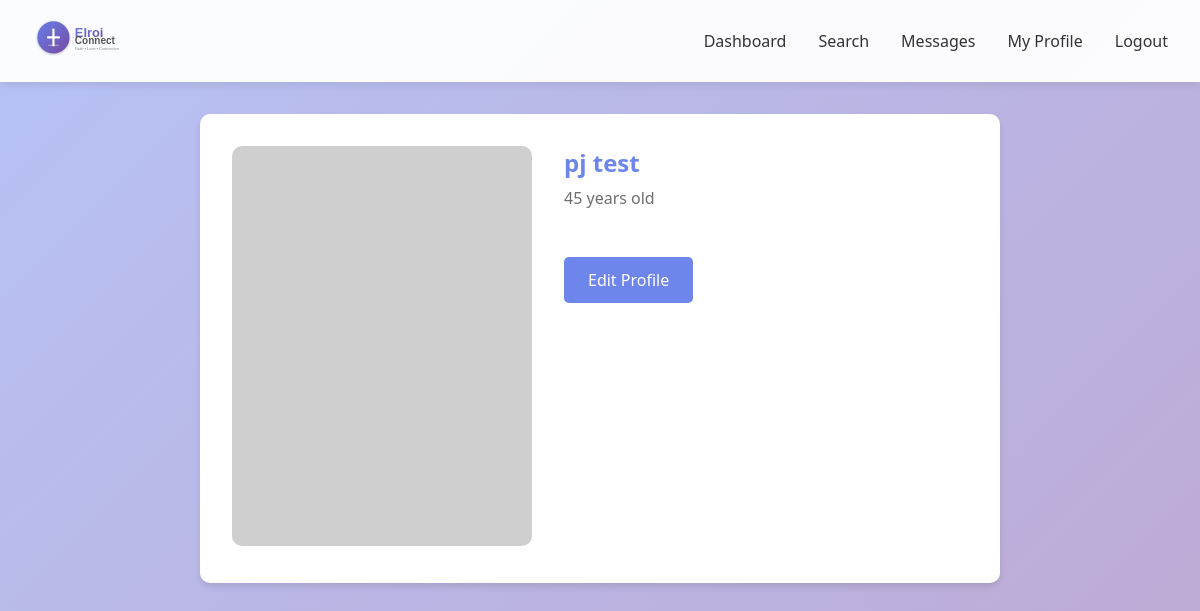
The page /profile/1 (signed in) on the database as committed earlier.
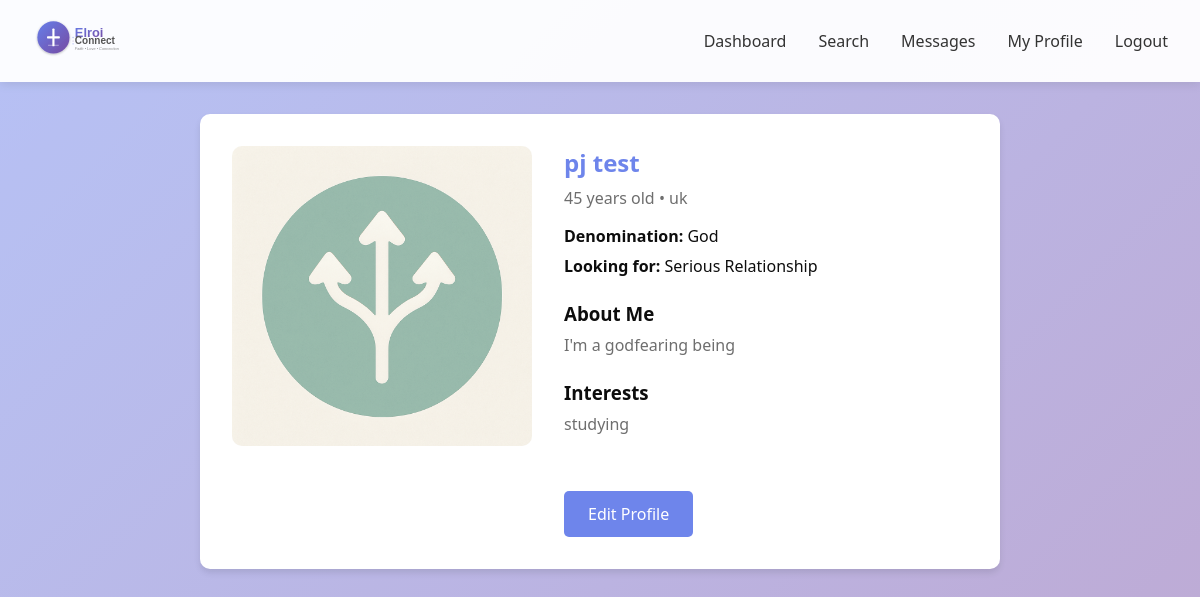
The same page on the database as committed later.
### app.py (models this page shows)
class User(db.Model):
    id = db.Column(db.Integer, primary_key=True)
    email = db.Column(db.String(120), unique=True, nullable=False)
    password_hash = db.Column(db.String(200), nullable=False)
    first_name = db.Column(db.String(50), nullable=False)
    last_name = db.Column(db.String(50), nullable=False)
    gender = db.Column(db.String(20), nullable=False)
    date_of_birth = db.Column(db.Date, nullable=False)
    bio = db.Column(db.Text)
    profile_photo = db.Column(db.String(200))
    location = db.Column(db.String(100))
    denomination = db.Column(db.String(100))
    interests = db.Column(db.Text)
    looking_for = db.Column(db.String(50))
    created_at = db.Column(db.DateTime, default=datetime.utcnow)
    is_active = db.Column(db.Boolean, default=True)
    videos_watched = db.Column(db.Integer, default=0)
    sent_messages = db.relationship('Message', foreign_keys='Message.sender_id', backref='sender', lazy='dynamic')
    received_messages = db.relationship('Message', foreign_keys='Message.receiver_id', backref='receiver', lazy='dynamic')

### app.py (the view)
@app.route('/profile/<int:user_id>')
@login_required
def view_profile(user_id):
    user = User.query.get_or_404(user_id)
    current_user = User.query.get(session['user_id'])
    already_liked = Like.query.filter_by(user_id=current_user.id, liked_user_id=user_id).first()
    return render_template('profile.html', user=user, already_liked=already_liked, now=datetime.now())

### app.py (called while the page is built)
def login_required(f):
    @wraps(f)
    def decorated_function(*args, **kwargs):
        if 'user_id' not in session:
            flash('Please log in to access this page.', 'warning')
            return redirect(url_for('login'))
        return f(*args, **kwargs)
    return decorated_function

### templates/profile.html (shortened to what this page needs)
{% extends "base.html" %}
{% block content %}
<div class="card" style="max-width: 800px; margin: 2rem auto;">
    <div style="display: grid; grid-template-columns: 300px 1fr; gap: 2rem;">
        <div>
            {% if user.profile_photo %}
            <img src="{{ url_for('static', filename='uploads/' + user.profile_photo) }}" alt="{{ user.first_name }}" style="width: 100%; border-radius: 10px;">
            {% else %}
            <img src="https://via.placeholder.com/300x400?text={{ user.first_name[0] }}" alt="{{ user.first_name }}" style="width: 100%; border-radius: 10px;">
            {% endif %}
        </div>
        <div>
            <h2 style="color: #667eea; margin-bottom: 0.5rem;">{{ user.first_name }} {{ user.last_name }}</h2>
            <p style="color: #666; margin-bottom: 1rem;">
                {% if user.date_of_birth %}
                {{ (now.year - user.date_of_birth.year) }} years old
                {% endif %}
                {% if user.location %} • {{ user.location }}{% endif %}
            </p>
            {% if user.denomination %}
            <p style="margin-bottom: 0.5rem;"><strong>Denomination:</strong> {{ user.denomination }}</p>
            {% endif %}
            {% if user.looking_for %}
            <p style="margin-bottom: 0.5rem;"><strong>Looking for:</strong> {{ user.looking_for }}</p>
            {% endif %}
            {% if user.bio %}
            <div style="margin: 1.5rem 0;">
                <h3 style="margin-bottom: 0.5rem;">About Me</h3>
                <p style="color: #666;">{{ user.bio }}</p>
            </div>
            {% endif %}
            {% if user.interests %}
            <div style="margin: 1.5rem 0;">
                <h3 style="margin-bottom: 0.5rem;">Interests</h3>
                <p style="color: #666;">{{ user.interests }}</p>
            </div>
            {% endif %}
            {% if user.id != session.user_id %}
            <div style="display: flex; gap: 1rem; margin-top: 2rem;">
                <button onclick="likeUser({{ user.id }})" class="btn btn-primary" id="likeBtn" {% if already_liked %}disabled{% endif %}>
                    {% if already_liked %}Liked{% else %}Like{% endif %}
                </button>
                <a href="{{ url_for('conversation', user_id=user.id) }}" class="btn btn-secondary">Send Message</a>
            </div>
            {% else %}
            <a href="{{ url_for('edit_profile') }}" class="btn btn-primary" style="margin-top: 2rem;">Edit Profile</a>
            {% endif %}
        </div>
    </div>
</div>
{% endblock %}

### templates/base.html (shortened to what this page needs)
<!DOCTYPE html>
<html lang="en">
<head>
</head>
<body>
    <nav class="navbar">
        <div class="navbar-content">
            {% block navbar_logo %}
            <a href="/" class="logo">
                <img src="{{ url_for('static', filename='logo.svg') }}" alt="ElroiConnect Logo">
            </a>
            {% endblock %}
            <ul class="nav-links">
                {% if session.user_id %}
                    <li><a href="{{ url_for('dashboard') }}">Dashboard</a></li>
                    <li><a href="{{ url_for('search') }}">Search</a></li>
                    <li><a href="{{ url_for('messages') }}">Messages</a></li>
                    <li><a href="{{ url_for('view_profile', user_id=session.user_id) }}">My Profile</a></li>
                    <li><a href="{{ url_for('logout') }}">Logout</a></li>
                {% else %}
                    <li><a href="{{ url_for('login') }}">Login</a></li>
                    <li><a href="{{ url_for('intro_videos') }}">Register</a></li>
                {% endif %}
            </ul>
        </div>
    </nav>
    <div class="container">
        {% block content %}{% endblock %}
    </div>
</body>
</html>

### templates/base.html (style rules this page uses)
* { margin: 0; padding: 0; box-sizing: border-box; }
body { font-family: 'Segoe UI', Tahoma, Geneva, Verdana, sans-serif; background: linear-gradient(135deg, rgba(102, 126, 234, 0.5) 0%, rgba(118, 75, 162, 0.5) 100%), url('https://images.unsplash.com/photo-1522673607200-164d1b6ce486?q=80&w=2070') center/cover no-repeat fixed; min-height: 100vh; position: relative; }
body::before { content: ''; position: fixed; top: 0; left: 0; width: 100%; height: 100%; background: rgba(255, 255, 255, 0.05); pointer-events: none; z-index: 0; }
.navbar { background: rgba(255, 255, 255, 0.95); padding: 1rem 2rem; box-shadow: 0 2px 10px rgba(0,0,0,0.1); }
.navbar-content { max-width: 1200px; margin: 0 auto; display: flex; justify-content: space-between; align-items: center; position: relative; }
.logo { font-size: 1.5rem; font-weight: bold; color: #667eea; text-decoration: none; display: flex; align-items: center; gap: 10px; }
.logo img { height: 50px; width: auto; }
.nav-links { display: flex; gap: 2rem; list-style: none; }
.nav-links a { color: #333; text-decoration: none; transition: color 0.3s; }
.container { max-width: 1200px; margin: 2rem auto; padding: 0 2rem; }
.card { background: white; border-radius: 10px; padding: 2rem; box-shadow: 0 4px 6px rgba(0,0,0,0.1); margin-bottom: 2rem; }
.btn { padding: 0.75rem 1.5rem; border: none; border-radius: 5px; cursor: pointer; font-size: 1rem; transition: all 0.3s; text-decoration: none; display: inline-block; }
.btn-primary { background: #667eea; color: white; }

Rows that differ between the two databases and show on the page:
changed User "pj": profile_photo: picture added; location (not shown) → "uk"; denomination (not shown) → "God"; looking_for (not shown) → "Serious Relationship"; bio (not shown) → "I'm a godfearing being"; interests (not shown) → "studying"
Other text that changed with them:
text now shown: "• Denomination: Looking for: About Me Interests"
